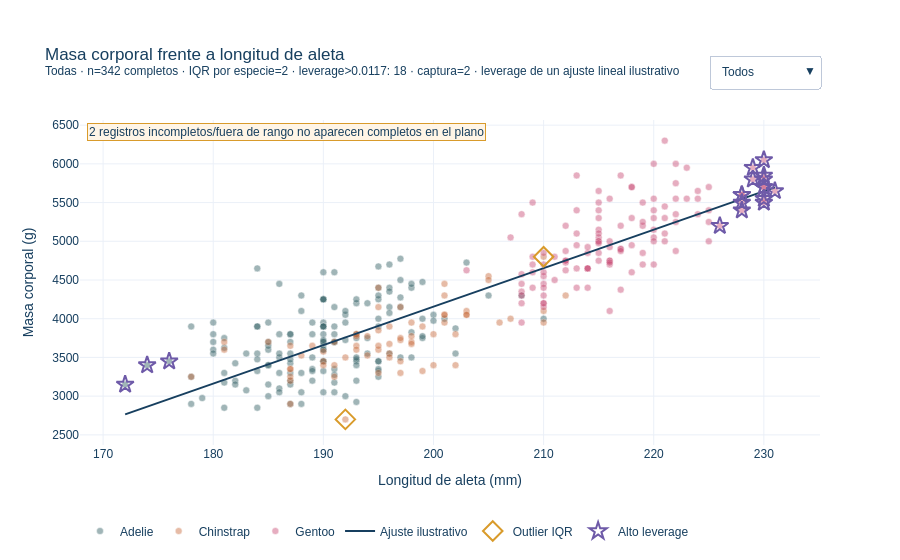

Write notebook code for a chart like this one.
### Code cell
# @title Explorar Valores atípicos { display-mode: "form" }
conteos = revision["tipo"].value_counts()
beta = np.linalg.lstsq(X, validos["body_mass_g"], rcond=None)[0]
linea_x = np.linspace(validos["flipper_length_mm"].min(), validos["flipper_length_mm"].max(), 120)
fig = go.Figure()
grupos_validos = list(validos.groupby("species", observed=True))
for nombre, datos in grupos_validos:
    fig.add_trace(go.Scatter(x=datos["flipper_length_mm"], y=datos["body_mass_g"], mode="markers", name=nombre, marker={"color": paleta[nombre], "size": 7, "opacity": .45, "line": {"color": "#FFFFFF", "width": .5}}, customdata=datos[["island", "sex", "year", "leverage"]], hovertemplate=f"{nombre}<br>aleta=%{{x:.0f}} mm<br>masa=%{{y:,.0f}} g<br>isla=%{{customdata[0]}}<br>leverage=%{{customdata[3]:.4f}}<extra></extra>"))
fig.add_trace(go.Scatter(x=linea_x, y=beta[0]+beta[1]*linea_x, mode="lines", name="Ajuste ilustrativo", line={"color": "#173F5F", "width": 2}, hovertemplate="ajuste simple<extra></extra>"))
raros = validos[validos["outlier_iqr"]]
fig.add_trace(go.Scatter(x=raros["flipper_length_mm"], y=raros["body_mass_g"], mode="markers", name="Outlier IQR", marker={"color": "#D99B2B", "size": 15, "symbol": "diamond-open", "line": {"color": "#173F5F", "width": 2}}, customdata=raros[["species", "island", "leverage"]], hovertemplate="%{customdata[0]}<br>masa=%{y:,.0f} g<br>aleta=%{x:.0f} mm<br>outlier dentro de especie<extra></extra>"))
influyentes = validos[alto]
fig.add_trace(go.Scatter(x=influyentes["flipper_length_mm"], y=influyentes["body_mass_g"], mode="markers", name="Alto leverage", marker={"color": "#6E5AA8", "size": 13, "symbol": "star-open", "line": {"width": 2}}, customdata=influyentes[["species", "leverage"]], hovertemplate="%{customdata[0]}<br>masa=%{y:,.0f} g<br>aleta=%{x:.0f} mm<br>leverage=%{customdata[1]:.4f}<extra></extra>"))
errores_plot = validos[validos["error_captura"]]
fig.add_trace(go.Scatter(x=errores_plot["flipper_length_mm"], y=errores_plot["body_mass_g"], mode="markers", name="Posible error", marker={"color": "#C86B3C", "size": 16, "symbol": "x", "line": {"width": 2}}, hovertemplate="revisar captura<extra></extra>"))
n_grupos = len(grupos_validos); total = n_grupos + 4
todos = [True] * total; solo_contexto = [True] * n_grupos + [True, False, False, False]; solo_outlier = [False] * (n_grupos+1) + [True, False, False]; solo_leverage = [False] * (n_grupos+1) + [False, True, False]; solo_error = [False] * (n_grupos+1) + [False, False, True]
errores_n = int(analisis["error_captura"].sum())
if errores_n:
    fig.add_annotation(x=.01, y=.99, xref="paper", yref="paper", xanchor="left", yanchor="top", text=f"{errores_n} registros incompletos/fuera de rango no aparecen completos en el plano", showarrow=False, bgcolor="#FFF5E6", bordercolor="#D99B2B")
subtitulo = f"{especie} · n={len(validos)} completos · IQR por especie={int(validos['outlier_iqr'].sum())} · leverage>{umbral_h:.4f}: {int(alto.sum())} · captura={errores_n}"
fig.update_layout(template="plotly_white", height=560, title=f"Masa corporal frente a longitud de aleta<br><sup>{subtitulo} · leverage de un ajuste lineal ilustrativo</sup>", xaxis_title="Longitud de aleta (mm)", yaxis_title="Masa corporal (g)", legend={"orientation": "h", "y": -0.22}, margin={"t": 120, "b": 115}, font={"family": "Arial", "color": "#173F5F"}, hoverlabel={"bgcolor": "#FFFFFF"}, updatemenus=[{"x": 1, "y": 1.2, "xanchor": "right", "buttons": [{"label": "Todos", "method": "update", "args": [{"visible": todos}]}, {"label": "Contexto", "method": "update", "args": [{"visible": solo_contexto}]}, {"label": "Outliers IQR", "method": "update", "args": [{"visible": solo_outlier}]}, {"label": "Alto leverage", "method": "update", "args": [{"visible": solo_leverage}]}, {"label": "Captura", "method": "update", "args": [{"visible": solo_error}]}]}])
fig.show()


display(Markdown("**Lo que muestra:** Outlier significa extremo dentro de su especie; leverage significa posición extrema en la variable explicativa del ajuste. Dos filas incompletas requieren revisar captura. Los dos outliers completos siguen dentro de rangos plausibles: son casos raros por verificar, no errores para borrar."))

### Figure 1 — Plotly figure (JSON) as saved in the notebook; plotly's stock layout.template omitted (floating-point values rounded to 4 significant figures; data arrays with more than 128 entries replaced by an {"elided": "..."} marker saying what was removed)
{"data": [{"customdata": {"elided": "151x4 mixed values"}, "hovertemplate": "Adelie<br>aleta=%{x:.0f} mm<br>masa=%{y:,.0f} g<br>isla=%{customdata[0]}<br>leverage=%{customdata[3]:.4f}<extra></extra>", "marker": {"color": "#2F5D62", "line": {"color": "#FFFFFF", "width": 0.5}, "opacity": 0.45, "size": 7}, "mode": "markers", "name": "Adelie", "type": "scatter", "x": {"elided": "151 float values"}, "y": {"elided": "151 float values"}}, {"customdata": {"elided": "68x4 mixed values"}, "hovertemplate": "Chinstrap<br>aleta=%{x:.0f} mm<br>masa=%{y:,.0f} g<br>isla=%{customdata[0]}<br>leverage=%{customdata[3]:.4f}<extra></extra>", "marker": {"color": "#C86B3C", "line": {"color": "#FFFFFF", "width": 0.5}, "opacity": 0.45, "size": 7}, "mode": "markers", "name": "Chinstrap", "type": "scatter", "x": [192.0, 196.0, 193.0, 188.0, 197.0, 198.0, 178.0, 197.0, 195.0, 198.0, 193.0, 194.0, 185.0, 201.0, 190.0, 201.0, 197.0, 181.0, 190.0, 195.0, 181.0, 191.0, 187.0, 193.0, 195.0, 197.0, 200.0, 200.0, 191.0, 205.0, 187.0, 201.0, 187.0, 203.0, 195.0, 199.0, 195.0, 210.0, 192.0, 205.0, 210.0, 187.0, 196.0, 196.0, 196.0, 201.0, 190.0, 212.0, 187.0, 198.0, 199.0, 201.0, 193.0, 203.0, 187.0, 197.0, 191.0, 203.0, 202.0, 194.0, 206.0, 189.0, 195.0, 207.0, 202.0, 193.0, 210.0, 198.0], "y": [3500.0, 3900.0, 3650.0, 3525.0, 3725.0, 3950.0, 3250.0, 3750.0, 4150.0, 3700.0, 3800.0, 3775.0, 3700.0, 4050.0, 3575.0, 4050.0, 3300.0, 3700.0, 3450.0, 4400.0, 3600.0, 3400.0, 2900.0, 3800.0, 3300.0, 4150.0, 3400.0, 3800.0, 3700.0, 4550.0, 3200.0, 4300.0, 3350.0, 4100.0, 3600.0, 3900.0, 3850.0, 4800.0, 2700.0, 4500.0, 3950.0, 3650.0, 3550.0, 3500.0, 3675.0, 4450.0, 3400.0, 4300.0, 3250.0, 3675.0, 3325.0, 3950.0, 3600.0, 4050.0, 3350.0, 3450.0, 3250.0, 4050.0, 3800.0, 3525.0, 3950.0, 3650.0, 3650.0, 4000.0, 3400.0, 3775.0, 4100.0, 3775.0]}, {"customdata": {"elided": "123x4 mixed values"}, "hovertemplate": "Gentoo<br>aleta=%{x:.0f} mm<br>masa=%{y:,.0f} g<br>isla=%{customdata[0]}<br>leverage=%{customdata[3]:.4f}<extra></extra>", "marker": {"color": "#C84B74", "line": {"color": "#FFFFFF", "width": 0.5}, "opacity": 0.45, "size": 7}, "mode": "markers", "name": "Gentoo", "type": "scatter", "x": [211.0, 230.0, 210.0, 218.0, 215.0, 210.0, 211.0, 219.0, 209.0, 215.0, 214.0, 216.0, 214.0, 213.0, 210.0, 217.0, 210.0, 221.0, 209.0, 222.0, 218.0, 215.0, 213.0, 215.0, 215.0, 215.0, 216.0, 215.0, 210.0, 220.0, 222.0, 209.0, 207.0, 230.0, 220.0, 220.0, 213.0, 219.0, 208.0, 208.0, 208.0, 225.0, 210.0, 216.0, 222.0, 217.0, 210.0, 225.0, 213.0, 215.0, 210.0, 220.0, 210.0, 225.0, 217.0, 220.0, 208.0, 220.0, 208.0, 224.0, 208.0, 221.0, 214.0, 231.0, 219.0, 230.0, 214.0, 229.0, 220.0, 223.0, 216.0, 221.0, 221.0, 217.0, 216.0, 230.0, 209.0, 220.0, 215.0, 223.0, 212.0, 221.0, 212.0, 224.0, 212.0, 228.0, 218.0, 218.0, 212.0, 230.0, 218.0, 228.0, 212.0, 224.0, 214.0, 226.0, 216.0, 222.0, 203.0, 225.0, 219.0, 228.0, 215.0, 228.0, 216.0, 215.0, 210.0, 219.0, 208.0, 209.0, 216.0, 229.0, 213.0, 230.0, 217.0, 230.0, 217.0, 222.0, 214.0, 215.0, 222.0, 212.0, 213.0], "y": [4500.0, 5700.0, 4450.0, 5700.0, 5400.0, 4550.0, 4800.0, 5200.0, 4400.0, 5150.0, 4650.0, 5550.0, 4650.0, 5850.0, 4200.0, 5850.0, 4150.0, 6300.0, 4800.0, 5350.0, 5700.0, 5000.0, 4400.0, 5050.0, 5000.0, 5100.0, 4100.0, 5650.0, 4600.0, 5550.0, 5250.0, 4700.0, 5050.0, 6050.0, 5150.0, 5400.0, 4950.0, 5250.0, 4350.0, 5350.0, 3950.0, 5700.0, 4300.0, 4750.0, 5550.0, 4900.0, 4200.0, 5400.0, 5100.0, 5300.0, 4850.0, 5300.0, 4400.0, 5000.0, 4900.0, 5050.0, 4300.0, 5000.0, 4450.0, 5550.0, 4200.0, 5300.0, 4400.0, 5650.0, 4700.0, 5700.0, 4650.0, 5800.0, 4700.0, 5550.0, 4750.0, 5000.0, 5100.0, 5200.0, 4700.0, 5800.0, 4600.0, 6000.0, 4750.0, 5950.0, 4625.0, 5450.0, 4725.0, 5350.0, 4750.0, 5600.0, 4600.0, 5300.0, 4875.0, 5550.0, 4950.0, 5400.0, 4750.0, 5650.0, 4850.0, 5200.0, 4925.0, 4875.0, 4625.0, 5250.0, 4850.0, 5600.0, 4975.0, 5500.0, 4725.0, 5500.0, 4700.0, 5500.0, 4575.0, 5500.0, 5000.0, 5950.0, 4650.0, 5500.0, 4375.0, 5850.0, 4875.0, 6000.0, 4925.0, 4850.0, 5750.0, 5200.0, 5400.0]}, {"hovertemplate": "ajuste simple<extra></extra>", "line": {"color": "#173F5F", "width": 2}, "mode": "lines", "name": "Ajuste ilustrativo", "type": "scatter", "x": [172.0, 172.5, 173.0, 173.5, 174.0, 174.5, 175.0, 175.5, 176.0, 176.5, 177.0, 177.5, 177.9, 178.4, 178.9, 179.4, 179.9, 180.4, 180.9, 181.4, 181.9, 182.4, 182.9, 183.4, 183.9, 184.4, 184.9, 185.4, 185.9, 186.4, 186.9, 187.4, 187.9, 188.4, 188.9, 189.4, 189.8, 190.3, 190.8, 191.3, 191.8, 192.3, 192.8, 193.3, 193.8, 194.3, 194.8, 195.3, 195.8, 196.3, 196.8, 197.3, 197.8, 198.3, 198.8, 199.3, 199.8, 200.3, 200.8, 201.3, 201.7, 202.2, 202.7, 203.2, 203.7, 204.2, 204.7, 205.2, 205.7, 206.2, 206.7, 207.2, 207.7, 208.2, 208.7, 209.2, 209.7, 210.2, 210.7, 211.2, 211.7, 212.2, 212.7, 213.2, 213.6, 214.1, 214.6, 215.1, 215.6, 216.1, 216.6, 217.1, 217.6, 218.1, 218.6, 219.1, 219.6, 220.1, 220.6, 221.1, 221.6, 222.1, 222.6, 223.1, 223.6, 224.1, 224.6, 225.1, 225.5, 226.0, 226.5, 227.0, 227.5, 228.0, 228.5, 229.0, 229.5, 230.0, 230.5, 231.0], "y": [2765.0, 2790.0, 2814.0, 2839.0, 2864.0, 2888.0, 2913.0, 2938.0, 2962.0, 2987.0, 3011.0, 3036.0, 3061.0, 3085.0, 3110.0, 3135.0, 3159.0, 3184.0, 3208.0, 3233.0, 3258.0, 3282.0, 3307.0, 3332.0, 3356.0, 3381.0, 3406.0, 3430.0, 3455.0, 3479.0, 3504.0, 3529.0, 3553.0, 3578.0, 3603.0, 3627.0, 3652.0, 3677.0, 3701.0, 3726.0, 3750.0, 3775.0, 3800.0, 3824.0, 3849.0, 3874.0, 3898.0, 3923.0, 3948.0, 3972.0, 3997.0, 4021.0, 4046.0, 4071.0, 4095.0, 4120.0, 4145.0, 4169.0, 4194.0, 4218.0, 4243.0, 4268.0, 4292.0, 4317.0, 4342.0, 4366.0, 4391.0, 4416.0, 4440.0, 4465.0, 4489.0, 4514.0, 4539.0, 4563.0, 4588.0, 4613.0, 4637.0, 4662.0, 4687.0, 4711.0, 4736.0, 4760.0, 4785.0, 4810.0, 4834.0, 4859.0, 4884.0, 4908.0, 4933.0, 4958.0, 4982.0, 5007.0, 5031.0, 5056.0, 5081.0, 5105.0, 5130.0, 5155.0, 5179.0, 5204.0, 5228.0, 5253.0, 5278.0, 5302.0, 5327.0, 5352.0, 5376.0, 5401.0, 5426.0, 5450.0, 5475.0, 5499.0, 5524.0, 5549.0, 5573.0, 5598.0, 5623.0, 5647.0, 5672.0, 5697.0]}, {"customdata": [["Chinstrap", "Dream", 0.004148], ["Chinstrap", "Dream", 0.004103]], "hovertemplate": "%{customdata[0]}<br>masa=%{y:,.0f} g<br>aleta=%{x:.0f} mm<br>outlier dentro de especie<extra></extra>", "marker": {"color": "#D99B2B", "line": {"color": "#173F5F", "width": 2}, "size": 15, "symbol": "diamond-open"}, "mode": "markers", "name": "Outlier IQR", "type": "scatter", "x": [210.0, 192.0], "y": [4800.0, 2700.0]}, {"customdata": [["Adelie", 0.01367], ["Adelie", 0.01532], ["Adelie", 0.01213], ["Gentoo", 0.01547], ["Gentoo", 0.01547], ["Gentoo", 0.01635], ["Gentoo", 0.01547], ["Gentoo", 0.01462], ["Gentoo", 0.01547], ["Gentoo", 0.0138], ["Gentoo", 0.01547], ["Gentoo", 0.0138], ["Gentoo", 0.01226], ["Gentoo", 0.0138], ["Gentoo", 0.0138], ["Gentoo", 0.01462], ["Gentoo", 0.01547], ["Gentoo", 0.01547]], "hovertemplate": "%{customdata[0]}<br>masa=%{y:,.0f} g<br>aleta=%{x:.0f} mm<br>leverage=%{customdata[1]:.4f}<extra></extra>", "marker": {"color": "#6E5AA8", "line": {"width": 2}, "size": 13, "symbol": "star-open"}, "mode": "markers", "name": "Alto leverage", "type": "scatter", "x": [174.0, 172.0, 176.0, 230.0, 230.0, 231.0, 230.0, 229.0, 230.0, 228.0, 230.0, 228.0, 226.0, 228.0, 228.0, 229.0, 230.0, 230.0], "y": [3400.0, 3150.0, 3450.0, 5700.0, 6050.0, 5650.0, 5700.0, 5800.0, 5800.0, 5600.0, 5550.0, 5400.0, 5200.0, 5600.0, 5500.0, 5950.0, 5500.0, 5850.0]}, {"hovertemplate": "revisar captura<extra></extra>", "marker": {"color": "#C86B3C", "line": {"width": 2}, "size": 16, "symbol": "x"}, "mode": "markers", "name": "Posible error", "type": "scatter", "x": [], "y": []}], "layout": {"annotations": [{"bgcolor": "#FFF5E6", "bordercolor": "#D99B2B", "showarrow": false, "text": "2 registros incompletos/fuera de rango no aparecen completos en el plano", "x": 0.01, "xanchor": "left", "xref": "paper", "y": 0.99, "yanchor": "top", "yref": "paper"}], "font": {"color": "#173F5F", "family": "Arial"}, "height": 560, "hoverlabel": {"bgcolor": "#FFFFFF"}, "legend": {"orientation": "h", "y": -0.22}, "margin": {"b": 115, "t": 120}, "title": {"text": "Masa corporal frente a longitud de aleta<br><sup>Todas · n=342 completos · IQR por especie=2 · leverage>0.0117: 18 · captura=2 · leverage de un ajuste lineal ilustrativo</sup>"}, "updatemenus": [{"buttons": [{"args": [{"visible": [true, true, true, true, true, true, true]}], "label": "Todos", "method": "update"}, {"args": [{"visible": [true, true, true, true, false, false, false]}], "label": "Contexto", "method": "update"}, {"args": [{"visible": [false, false, false, false, true, false, false]}], "label": "Outliers IQR", "method": "update"}, {"args": [{"visible": [false, false, false, false, false, true, false]}], "label": "Alto leverage", "method": "update"}, {"args": [{"visible": [false, false, false, false, false, false, true]}], "label": "Captura", "method": "update"}], "x": 1, "xanchor": "right", "y": 1.2}], "xaxis": {"title": {"text": "Longitud de aleta (mm)"}}, "yaxis": {"title": {"text": "Masa corporal (g)"}}}}
